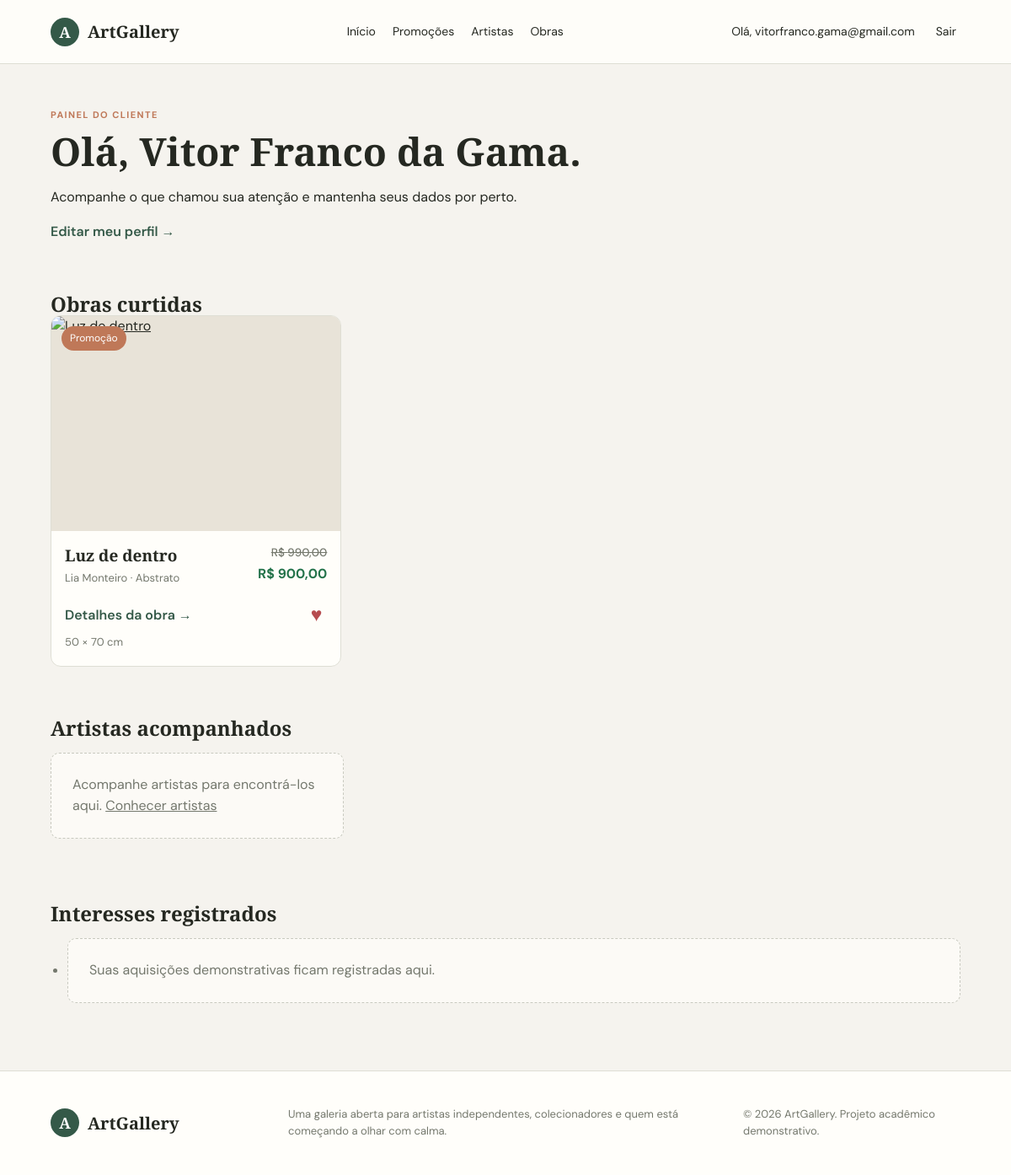
The page /perfil/ (signed in) on the database as committed earlier.
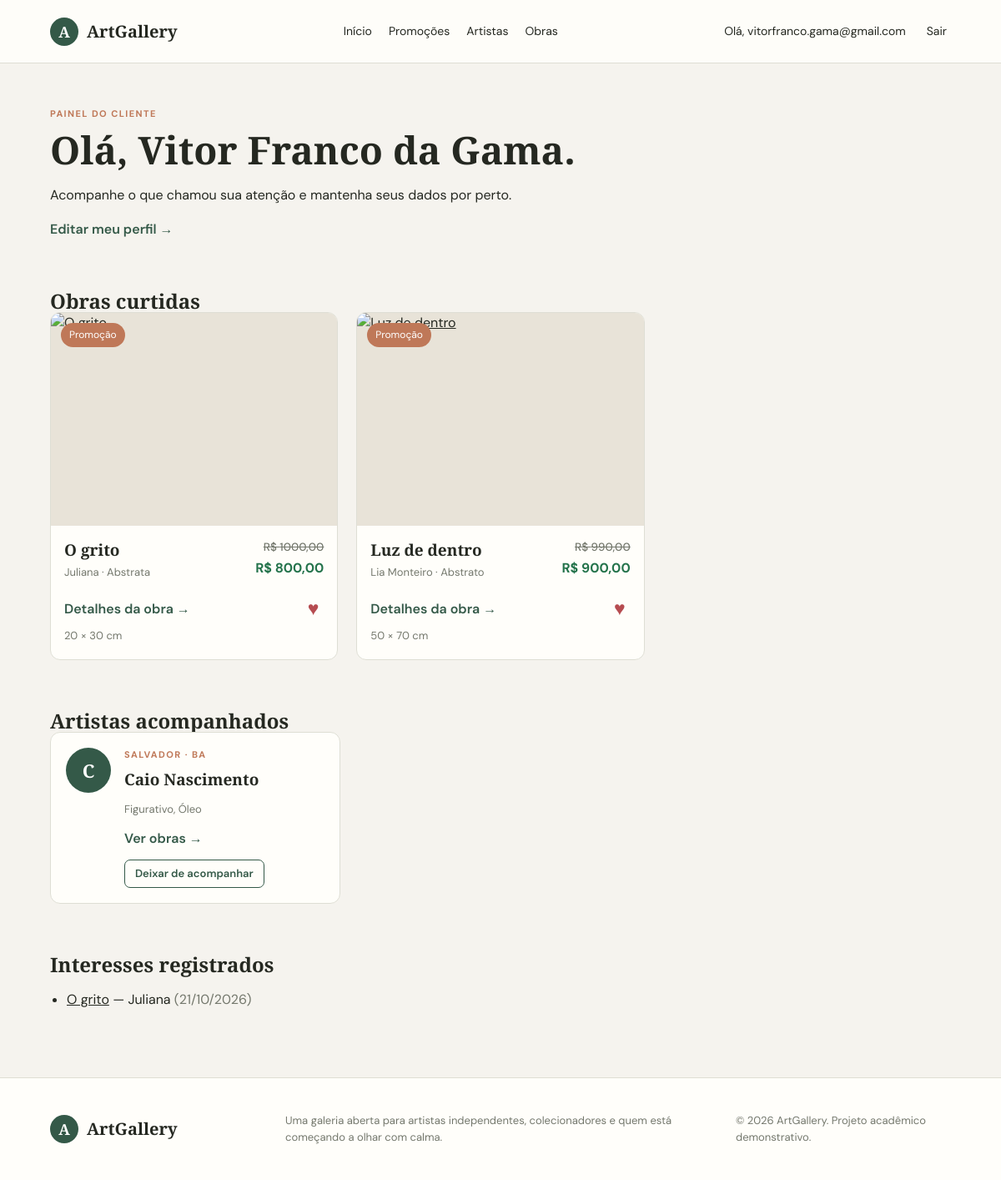
The same page on the database as committed later.
### core/models.py (models this page shows, shortened)
class Profile(models.Model):
    class Role(models.TextChoices):
        CLIENT = "client", "Cliente"
        ARTIST = "artist", "Artista"
    user = models.OneToOneField(
        User, on_delete=models.CASCADE, related_name="profile"
    )
    role = models.CharField(max_length=10, choices=Role.choices)
    name = models.CharField(max_length=120)
    age = models.PositiveSmallIntegerField(
        validators=[MinValueValidator(1), MaxValueValidator(120)]
    )
    city = models.CharField(max_length=100)
    state = models.CharField(max_length=80)
    country = models.CharField(max_length=80, default="Brasil")
    contact = models.CharField(max_length=120)
    education = models.BooleanField(default=False)
    education_place = models.CharField(max_length=160, blank=True)
    styles = models.CharField(max_length=300, blank=True)
    created_at = models.DateTimeField(auto_now_add=True)
    class Meta:
        ordering = ("name",)

class Artwork(models.Model):
    artist = models.ForeignKey(
        Profile, on_delete=models.CASCADE, related_name="artworks"
    )
    title = models.CharField(max_length=160)
    series = models.CharField(max_length=160, blank=True)
    description = models.TextField(blank=True)
    material = models.CharField(max_length=120)
    technique = models.CharField(max_length=100)
    style = models.CharField(max_length=100)
    width = models.PositiveSmallIntegerField(validators=[MinValueValidator(1)])
    height = models.PositiveSmallIntegerField(validators=[MinValueValidator(1)])
    price = models.DecimalField(
        max_digits=10, decimal_places=2, validators=[MinValueValidator(0)]
    )
    promotion = models.BooleanField(default=False)
    promotion_price = models.DecimalField(
        max_digits=10,
        decimal_places=2,
        blank=True,
        null=True,
        validators=[MinValueValidator(0)],
    )
    observations = models.TextField(blank=True)
    image = models.FileField(
        upload_to="artworks/",
        blank=True,
        validators=[
            FileExtensionValidator(allowed_extensions=["jpg", "jpeg", "png", "gif", "webp"])
        ],
    )
    image_url = models.URLField(blank=True)
    created_at = models.DateTimeField(auto_now_add=True)
    class Meta:
        ordering = ("-created_at", "-id")
        constraints = [
            models.CheckConstraint(
                condition=(
                    Q(promotion=False)
                    | Q(promotion_price__isnull=False, promotion_price__lt=models.F("price"))
                ),
                name="promotion_price_below_regular_price",
            )
        ]
    @property
    def display_image(self):
        gallery_image = next(iter(self.images.all()), None)
        if gallery_image:
            return gallery_image.image.url
        if self.image:
            return self.image.url
        return self.image_url or ""

class ArtworkInterest(models.Model):
    profile = models.ForeignKey(
        Profile, on_delete=models.CASCADE, related_name="artwork_interests"
    )
    artwork = models.ForeignKey(
        Artwork, on_delete=models.CASCADE, related_name="interests"
    )
    created_at = models.DateTimeField(auto_now_add=True)
    class Meta:
        ordering = ("-created_at",)
        constraints = [
            models.UniqueConstraint(
                fields=("profile", "artwork"), name="unique_profile_artwork_interest"
            )
        ]

### core/views.py (the view, shortened to what this page needs)
# urls.py: path("perfil/", views.dashboard, name="dashboard"),
@login_required
def dashboard(request):
    profile = _profile_or_redirect(request)
    if not isinstance(profile, Profile):
        return profile
    liked_works = _annotate_likes(
        Artwork.objects.filter(likes__profile=profile)
        .select_related("artist")
        .prefetch_related("images"),
        profile,
    )
    followed_artists = _annotate_follows(
        Profile.objects.filter(artist_followers__follower=profile), profile
    )
    interests = ArtworkInterest.objects.filter(profile=profile).select_related(
        "artwork", "artwork__artist"
    )
    return render(
        request,
        "core/client_dashboard.html",
        {
            "profile": profile,
            "liked_works": liked_works,
            "followed_artists": followed_artists,
            "interests": interests,
        },
    )

### core/views.py (called while the page is built)
def _profile_or_redirect(request):
    try:
        return request.user.profile
    except Profile.DoesNotExist:
        messages.info(request, "Complete seu perfil para acessar a galeria.")
        return redirect("profile_setup")

def _annotate_likes(works, profile):
    return works.annotate(
        is_liked=Exists(
            ArtworkLike.objects.filter(profile=profile, artwork_id=OuterRef("pk"))
        )
    )

def _annotate_follows(artists, profile):
    return artists.annotate(
        is_following=Exists(
            ArtistFollow.objects.filter(
                follower=profile, artist_id=OuterRef("pk")
            )
        )
    )

### core/templates/core/client_dashboard.html (shortened to what this page needs)
{% extends "core/base.html" %}
{% block content %}
<div class="page-wrap">
  <header class="page-heading">
    <p class="eyebrow">Painel do cliente</p>
    <h1>Olá, {{ profile.name }}.</h1>
    <p>Acompanhe o que chamou sua atenção e mantenha seus dados por perto.</p>
    <a class="text-link" href="{% url 'profile_setup' %}">Editar meu perfil →</a>
  </header>
  <section class="dashboard-section">
    <h2>Obras curtidas</h2>
    <div class="art-grid">
      {% for work in liked_works %}{% include "core/_artwork_card.html" %}{% empty %}
      <p class="empty-state">As obras que você curtir ficam aqui. <a href="{% url 'artworks' %}">Descobrir obras</a></p>{% endfor %}
    </div>
  </section>
  <section class="dashboard-section">
    <h2>Artistas acompanhados</h2>
    <div class="artist-grid">
      {% for artist in followed_artists %}{% include "core/_artist_card.html" %}{% empty %}
      <p class="empty-state">Acompanhe artistas para encontrá-los aqui. <a href="{% url 'artists' %}">Conhecer artistas</a></p>{% endfor %}
    </div>
  </section>
  <section class="dashboard-section">
    <h2>Interesses registrados</h2>
    <ul class="interest-list">
      {% for item in interests %}
      <li><a href="{% url 'artwork_detail' item.artwork.pk %}">{{ item.artwork.title }}</a> — {{ item.artwork.artist.name }} <span>({{ item.created_at|date:"d/m/Y" }})</span></li>
      {% empty %}<li class="empty-state">Suas aquisições demonstrativas ficam registradas aqui.</li>{% endfor %}
    </ul>
  </section>
</div>
{% endblock %}

### core/templates/core/base.html (shortened to what this page needs)
{% load static %}
<!doctype html>
<html lang="pt-BR">
  <head>
    <link rel="stylesheet" href="{% static 'core/styles.css' %}">
  </head>
  <body>
    <header class="site-header">
      <a class="brand" href="{% url 'home' %}">
        <span class="brand-mark">A</span><span>ArtGallery</span>
      </a>
      <nav class="main-nav" aria-label="Navegação principal">
        <a href="{% url 'home' %}">Início</a>
        <a href="{% url 'promotions' %}">Promoções</a>
        <a href="{% url 'artists' %}">Artistas</a>
        <a href="{% url 'artworks' %}">Obras</a>
      </nav>
      {% if user.is_authenticated %}
      <div class="header-actions">
        <a class="profile-link" href="{% url 'dashboard' %}">Olá, {{ user.email }}</a>
        <form method="post" action="{% url 'logout' %}">
          <button class="link-button" type="submit">Sair</button>
        </form>
      </div>
      {% else %}
      <div class="header-actions">
        <a class="profile-link" href="{% url 'login' %}">Entrar</a>
        <a class="button button-primary button-small" href="{% url 'register' %}">Criar conta</a>
      </div>
      {% endif %}
    </header>
    <main>
      {% block content %}{% endblock %}
    </main>
    <footer class="site-footer">
      <a class="brand" href="{% url 'home' %}"><span class="brand-mark">A</span><span>ArtGallery</span></a>
      <p>Uma galeria aberta para artistas independentes, colecionadores e quem está começando a olhar com calma.</p>
      <small>© {% now "Y" %} ArtGallery. Projeto acadêmico demonstrativo.</small>
    </footer>
  </body>
</html>

### core/templates/core/_artwork_card.html (shortened to what this page needs)
<article class="art-card">
  <a class="art-image-wrap" href="{% url 'artwork_detail' work.pk %}">
    {% if work.promotion %}<span class="sale-badge">Promoção</span>{% endif %}
  </a>
  <div class="art-card-body">
    <div class="art-card-top">
      <div>
        <h3><a href="{% url 'artwork_detail' work.pk %}">{{ work.title }}</a></h3>
        <div class="art-artist">{{ work.artist.name }} · {{ work.style }}</div>
      </div>
      <span class="art-price">
        {% if work.promotion and work.promotion_price %}
          <span class="regular-price">R$ {{ work.price|floatformat:2 }}</span>
          <span class="promotion-price">R$ {{ work.promotion_price|floatformat:2 }}</span>
        {% else %}
          R$ {{ work.price|floatformat:2 }}
        {% endif %}
      </span>
    </div>
    <div class="art-card-foot">
      <a class="text-link" href="{% url 'artwork_detail' work.pk %}">Detalhes da obra →</a>
      {% if user.is_authenticated %}
      <form method="post" action="{% url 'toggle_like' work.pk %}">
        <button class="like-button{% if work.is_liked %} liked{% endif %}" type="submit" aria-label="{% if work.is_liked %}Descurtir{% else %}Curtir{% endif %} {{ work.title }}">
          {% if work.is_liked %}♥{% else %}♡{% endif %}
        </button>
      </form>
      {% else %}
      <a class="text-link" href="{% url 'login' %}?next={% url 'artwork_detail' work.pk %}">Entre para interagir</a>
      {% endif %}
    </div>
    <span class="artist-meta">{{ work.width }} × {{ work.height }} cm</span>
  </div>
</article>

### core/templates/core/_artist_card.html (shortened to what this page needs)
<article class="artist-card">
  <div class="artist-avatar" aria-hidden="true">{{ artist.name|first|upper }}</div>
  <div class="artist-card-body">
    <p class="eyebrow">{{ artist.city }}{% if artist.state %} · {{ artist.state }}{% endif %}</p>
    <h3>{{ artist.name }}</h3>
    <p class="artist-meta">{{ artist.styles|default:"Artista independente" }}</p>
    <a class="text-link" href="{% url 'artworks' %}?artist={{ artist.pk }}">Ver obras →</a>
    {% if user.is_authenticated %}
    {% if artist.pk != profile.pk %}
    <form method="post" action="{% url 'toggle_follow' artist.pk %}">
      <button class="button button-outline button-small" type="submit">
        {% if artist.is_following %}Deixar de acompanhar{% else %}Acompanhar{% endif %}
      </button>
    </form>
    {% endif %}
    {% else %}
    <a class="button button-outline button-small" href="{% url 'login' %}?next={% url 'artists' %}">Entre para acompanhar</a>
    {% endif %}
  </div>
</article>

Rows that differ between the two databases and show on the page:
added Artwork: promotion "Promoção", title "O grito", artist.name "Juliana", style "Abstrata", price "1000,00", promotion_price "800,00", width "20", height "30"
now on this page (row unchanged): Profile: name|first "C", city "SALVADOR", state "BA", name "Caio Nascimento", styles "Figurativo, Óleo", shows "Deixar de acompanhar"
added ArtworkInterest: artwork "O grito", artwork.artist.name "Juliana", created_at "21/10/2026"
Other text that changed with them:
text no longer shown: "Acompanhe artistas para encontrá-los aqui. Conhecer artistas Suas aquisições demonstrativas ficam registradas aqui."
